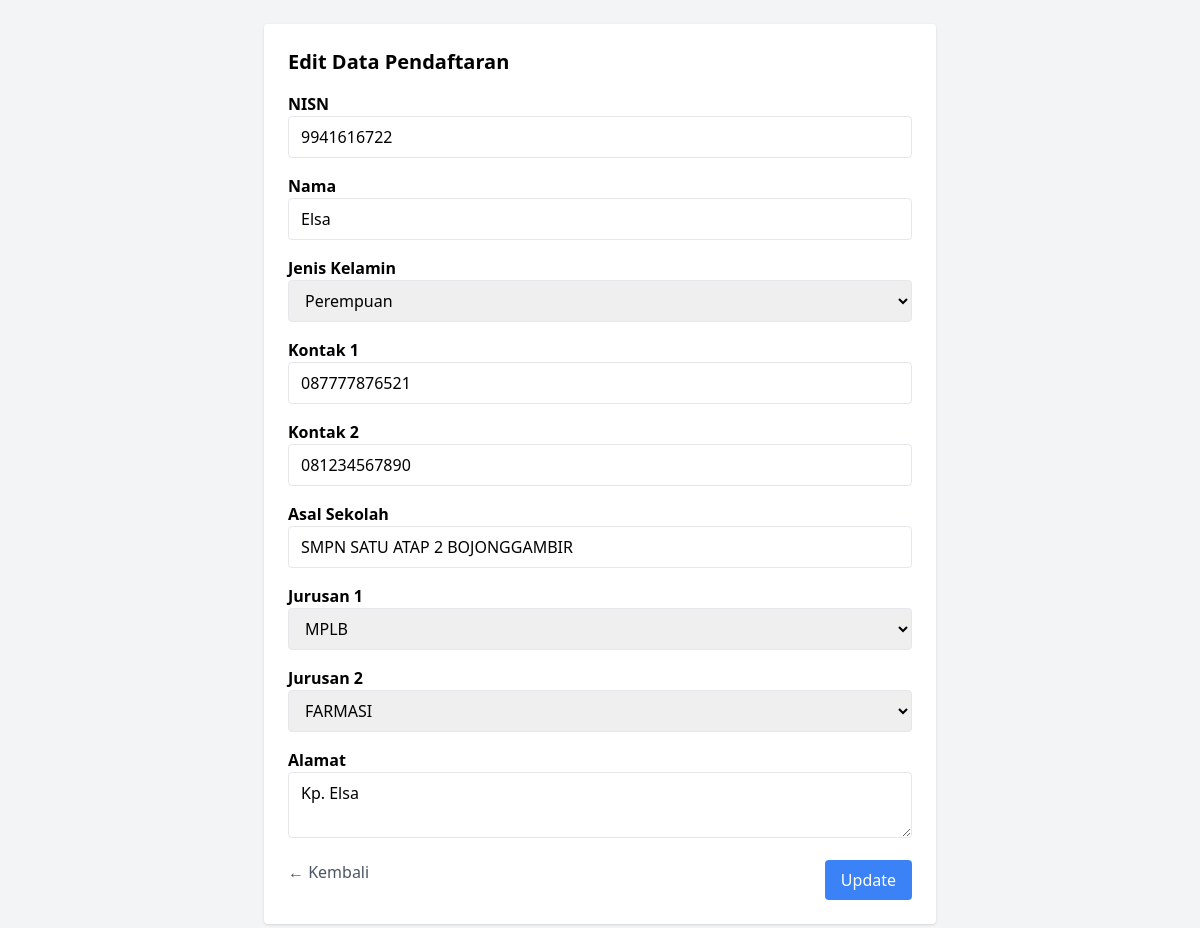
Screenshot of /admin/edit.php?id=18 (signed in) with the database file from the repository.
### tables this page shows
CREATE TABLE pendaftaran (
    id INTEGER PRIMARY KEY AUTOINCREMENT,
    nisn TEXT NOT NULL,
    nama TEXT NOT NULL,
    jk TEXT NOT NULL,
    kontak1 TEXT NOT NULL,
    kontak2 TEXT NOT NULL,
    asal_sekolah TEXT NOT NULL,
    jurusan1 TEXT NOT NULL,
    jurusan2 TEXT NOT NULL,
    alamat TEXT NOT NULL,
    Timestamp DATETIME DEFAULT CURRENT_TIMESTAMP
);

### admin/edit.php (the view, shortened to what this page needs)
<?php
try {
$db = new PDO('sqlite:../ppdb2025.db');
$db->setAttribute(PDO::ATTR_ERRMODE, PDO::ERRMODE_EXCEPTION);
} catch (PDOException $e) {
    echo 'Koneksi gagal: ' . $e->getMessage();
    exit;
}
$id = $_GET['id'];
$data = $db->query("SELECT * FROM pendaftaran WHERE id = $id")->fetch();
?>
<!DOCTYPE html>
<html>
<head>
    <script src="https://cdn.tailwindcss.com"></script>
</head>
<body class="bg-gray-100 p-6">
    <div class="max-w-2xl mx-auto bg-white p-6 rounded shadow">
        <h2 class="text-xl font-bold mb-4">Edit Data Pendaftaran</h2>
        <form method="post" class="space-y-4">
            <?php
            foreach ([
                'nisn' => 'NISN',
                'nama' => 'Nama',
                'jk' => 'Jenis Kelamin',
                'kontak1' => 'Kontak 1',
                'kontak2' => 'Kontak 2',
                'asal_sekolah' => 'Asal Sekolah',
                'jurusan1' => 'Jurusan 1',
                'jurusan2' => 'Jurusan 2',
                'alamat' => 'Alamat',
            ] as $name => $label):
            ?>
                <div>
                    <label class="block font-semibold"><?= $label ?></label>
                    <?php if ($name === 'jk'): ?>
                        <select name="jk" class="w-full border rounded px-3 py-2">
                            <option value="P" <?= $data['jk'] === 'P' ? 'selected' : '' ?>>Perempuan</option>
                        </select>
                    <?php elseif ($name === 'alamat'): ?>
                        <textarea name="alamat" class="w-full border rounded px-3 py-2"><?= htmlspecialchars($data['alamat']) ?></textarea>
                    <?php elseif ($name === 'jurusan1'): ?>
                        <select name="jurusan1" class="w-full border rounded px-3 py-2" required>
                            <option value="MPLB" <?= $data['jurusan1'] === 'MPLB' ? 'selected' : '' ?>>MPLB</option>
                        </select>
                    <?php elseif ($name === 'jurusan2'): ?>
                        <select name="jurusan2" class="w-full border rounded px-3 py-2" required>
                            <option value="TEKFAR" <?= $data['jurusan2'] === 'TEKFAR' ? 'selected' : '' ?>>FARMASI</option>
                        </select>
                    <?php elseif ($name === 'asal_sekolah'): ?>
                        <input name="asal_sekolah" class="w-full border rounded px-3 py-2" list="asal-sekolah-list" value="<?= htmlspecialchars($data['asal_sekolah']) ?>" required>
                        <?php else: ?>
                        <input type="text" name="<?= $name ?>" value="<?= htmlspecialchars($data[$name]) ?>" class="w-full border rounded px-3 py-2" required>
                    <?php endif; ?>
                </div>
            <?php endforeach; ?>
            <div class="flex justify-between mt-4">
                <a href="index.php" class="text-gray-600 hover:underline">← Kembali</a>
                <button type="submit" class="bg-blue-500 text-white px-4 py-2 rounded hover:bg-blue-600">Update</button>
            </div>
        </form>
    </div>
</body>
</html>

### rows the page displays
pendaftaran: nisn "9941616722", nama "Elsa", jk "Perempuan", kontak1 "087777876521", kontak2 "081234567890", asal_sekolah "SMPN SATU ATAP 2 BOJONGGAMBIR", jurusan1 "MPLB", jurusan2 "FARMASI", alamat "Kp. Elsa"

### other values shown
$label "NISN"
$label "Nama"
$label "Jenis Kelamin"
$label "Kontak 1"
$label "Kontak 2"
$label "Asal Sekolah"
$label "Jurusan 1"
$label "Jurusan 2"
$label "Alamat"
